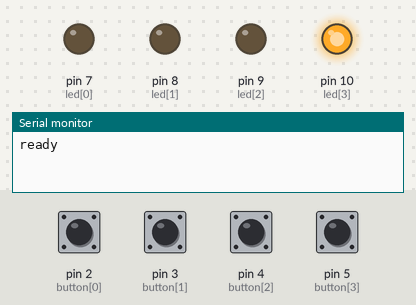
Simulated run of this sketch. Board: Arduino Uno, built with avr-gcc and run on an emulated ATmega328P. On the bench: output pins drawn as LEDs (lit = HIGH), the last lines printed to the serial monitor. The inputs (shaded band) are chosen by the test bench; at power-on: pin 2 (button[0]), pin 3 (button[1]), pin 4 (button[2]), pin 5 (button[3]) LOW. Random numbers use the default seed unless the sketch sets one.

Above: at 1.2 s.
1.3 s: pin 5 (button[3]) pulled HIGH for 0.15 s
At 1.9 s:
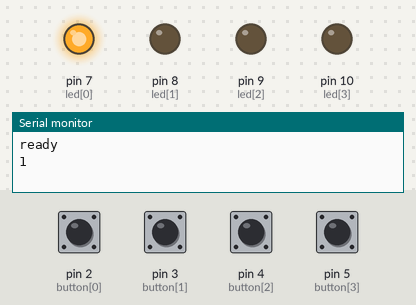
2.9 s: pin 2 (button[0]) pulled HIGH for 0.15 s
At 4.1 s:
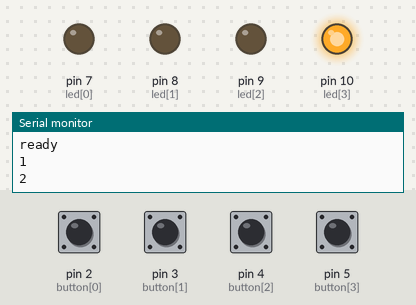
4.5 s: pin 5 (button[3]) pulled HIGH for 1 s
At 5.6 s:
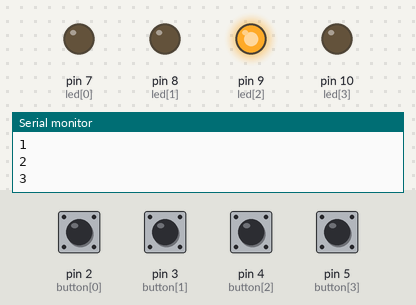
7.0 s: pin 4 (button[2]) pulled HIGH for 0.15 s
At 7.5 s:
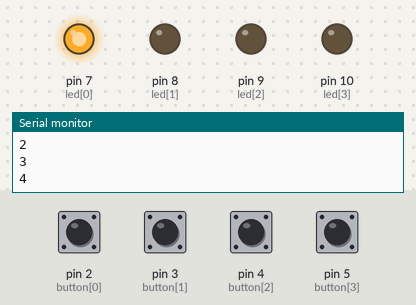
8.6 s: pin 2 (button[0]) driven HIGH and pin 4 (button[2]) driven HIGH and pin 5 (button[3]) driven HIGH
At 9.9 s:
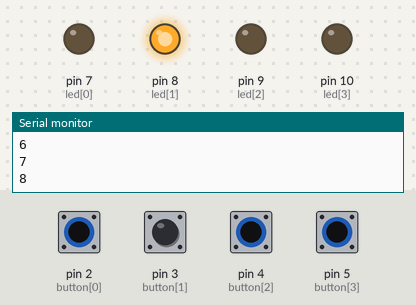
Timing chart, 0 to 11.1 s (numbered marks = the images above; inputs shaded):
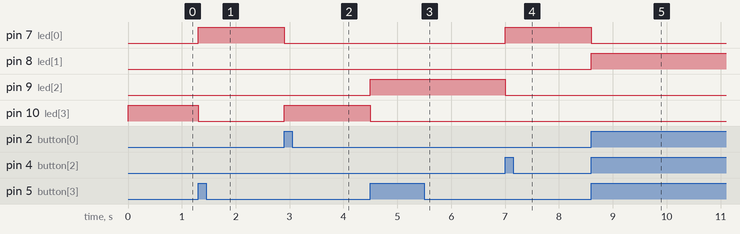

Measured:
- after the input at 1.3 s, pin 7 (led[0]): LOW → HIGH at once; pin 10 (led[3]): HIGH → LOW at once
- after the input at 2.9 s, pin 7 (led[0]): HIGH → LOW at once; pin 10 (led[3]): LOW → HIGH at once
- after the input at 4.5 s, pin 9 (led[2]): LOW → HIGH at once; pin 10 (led[3]): HIGH → LOW at once
- after the input at 7.0 s, pin 7 (led[0]): LOW → HIGH at once; pin 9 (led[2]): HIGH → LOW at once
- after the input at 8.6 s, pin 7 (led[0]): HIGH → LOW at once; pin 8 (led[1]): LOW → HIGH at once

The sketch:

dzialaa_liczenie_celow_bez_reset_i_komend_.ino
```cpp
int led []={7, 8, 9, 10};
int button []={2, 3, 4, 5};
int buttonState[] = {0,0,0,0};
char input;
int x = random(0,4);//numer popera
int xOld = x;
int current =0;
int target =20;//cos nie tak
int flag = 0;

void setup() {
  pinMode(led[0], OUTPUT);
  pinMode(led[1], OUTPUT);
  pinMode(led[2], OUTPUT);
  pinMode(led[3], OUTPUT);
  pinMode(button[0], INPUT);
  pinMode(button[1], INPUT);
  pinMode(button[2], INPUT);
  pinMode(button[3], INPUT);
  Serial.begin(9600);
  Serial.println("ready");
  randomSeed(analogRead(0));
}

void loop() {
  if(current < target){
    digitalWrite(led[x],HIGH);
    buttonState[x]=digitalRead(button[x]);

    if(buttonState[x] == HIGH){
      digitalWrite(led[x],LOW);
      do{
      x = random(0,4);
      }while(x == xOld);

      if(x!=xOld){
        xOld=x;
        current ++;
      }
      Serial.println(current);
    }
  }

  else if(flag ==0){
    flag = 1;
    Serial.println("koniec");
  }
}
```
